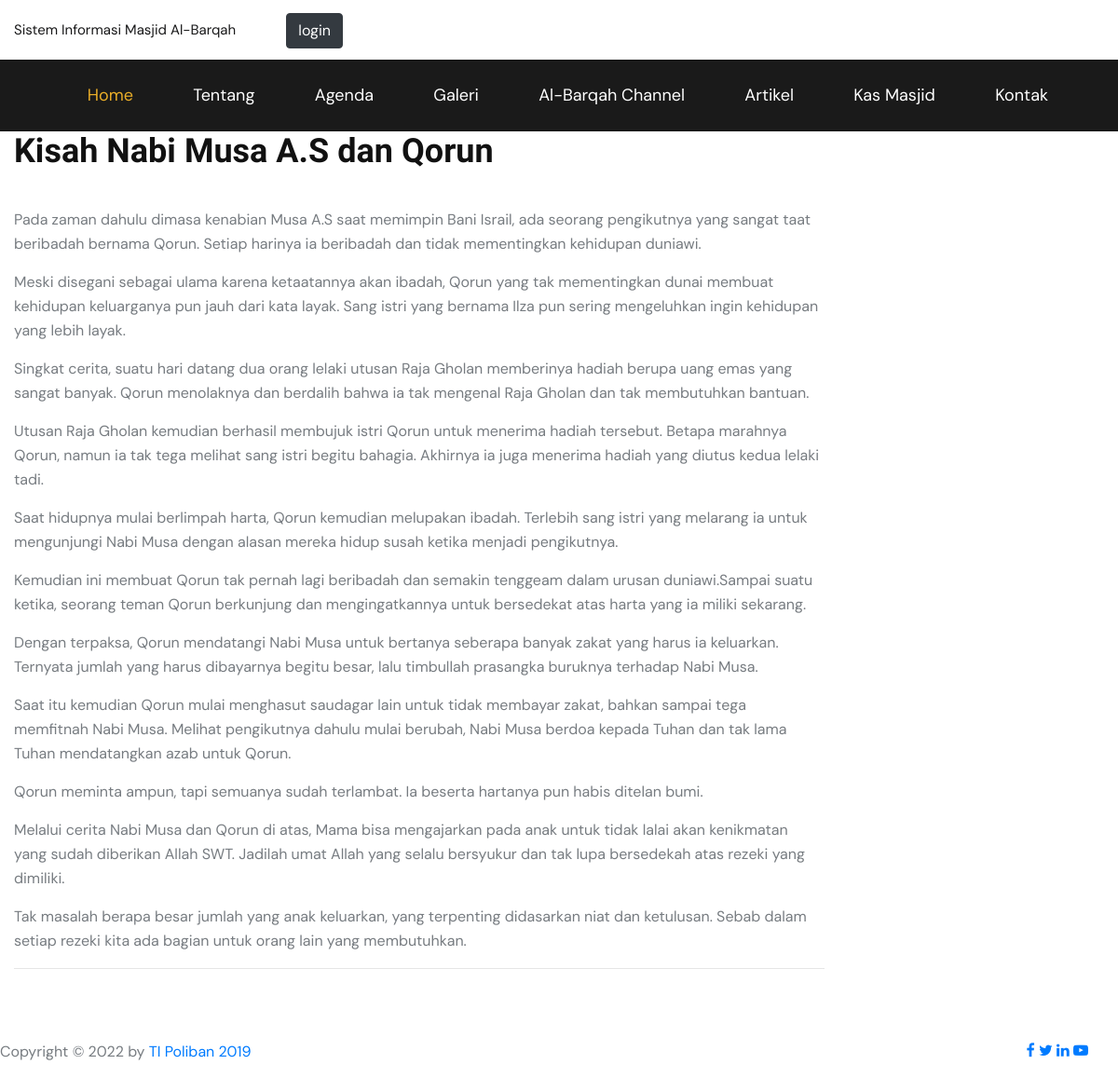
/home/detail_berita/kisah-nabi-musa-as-dan-qorun, run on the app's committed database.
### tables this page shows
CREATE TABLE `berita` (
  `id_berita` int(11) NOT NULL,
  `jdl_berita` varchar(255) DEFAULT NULL,
  `slug_berita` varchar(255) DEFAULT NULL,
  `isi_berita` text DEFAULT NULL,
  `gambar_berita` varchar(30) DEFAULT NULL,
  `tgl_berita` date NOT NULL,
  `id_user` int(11) DEFAULT NULL
);

### application/views/layout/v_content.php (called while the page is built)
<?php
if ($isi) {
	$this->load->view($isi);
}

### application/views/layout/v_wrapper.php (called while the page is built)
<?php
require_once('v_head.php');
require_once('v_nav.php');
require_once('v_content.php');
require_once('v_footer.php');

### application/controllers/Home.php (called while the page is built, shortened)
<?php
class Home extends CI_Controller {
	public function __construct()
	{
		$this->load->model('m_home');
		$this->load->model('m_galeri');
	}
	 public function detail_berita($slug_berita)
	{
		$data = array(
			'title' => 'Detail Berita',
			'latest_berita'=>$this->m_home->latest_berita(),
			'berita' => $this->m_home->detail_berita($slug_berita),
			'isi'=> 'v_berita_detail'
			);
		$this->load->view('layout/v_wrapper', $data, FALSE);
	}
}

### index.php (called while the page is built, shortened)
<?php
require_once BASEPATH.'core/CodeIgniter.php';

### application/models/M_home.php (called while the page is built, shortened)
<?php
class M_home extends CI_Model {
    public function detail_berita($slug_berita)
    {
        $this->db->select('*');
        $this->db->from('berita');
        $this->db->join('user', 'user.id_user = berita.id_user', 'left');
        $this->db->where('slug_berita', $slug_berita);
        return $this->db->get()->row();
    }
    public function latest_berita()
    {
        $this->db->select('*');
        $this->db->from('berita');
        $this->db->join('user', 'user.id_user = berita.id_user', 'left');
        $this->db->order_by('id_berita', 'desc');
        $this->db->limit(3);
        return $this->db->get()->result();
    }
}

### application/views/v_berita_detail.php (the view, shortened to what this page needs)
<section class="padding ptb-xs-40">
  <div class="container">
    <div class="row">
      <div class="col-lg-9 blog-post-hr post-section">
        <div class="blog-post mb-30">
          <div class="post-header">
            <h2><?= $berita->jdl_berita ?></h2>
          </div>
          <div class="post-media"> <img src="<?= base_url('gambar/'.$berita->gambar_berita ) ?>" alt=""></div>
          <div class="post-entry">
            <p><?= $berita->isi_berita ?></p>
          </div>
        </div>
        <hr />
      </div>
    </div>
  </div>
</section>

### template/front-end/css/style.css (style rules this page uses)
html, body { height: 100%; font-family: "DM Sans", sans-serif; -webkit-font-smoothing: antialiased; }
h1, h2, h3, h4, h5, h6 { margin: 0; color: #111111; font-weight: 600; font-family: "Barlow Condensed", sans-serif; }
h2 { font-size: 36px; }
p { font-size: 16px; font-family: "DM Sans", sans-serif; color: #777C81; font-weight: 400; line-height: 26px; margin: 0 0 15px 0; }
@media only screen and (min-width: 1200px) { .container { max-width: 1200px; } }

### data on the page
berita: jdl_berita "Kisah Nabi Musa A.S dan Qorun", isi_berita "Pada zaman dahulu dimasa kenabian Musa A.S saat memimpin Bani Israil, ada seorang pengikutnya yang sangat taat beribadah bernama Qorun. Setiap harinya ia beribadah dan tidak mementingkan kehidupan duniawi. Meski disegani sebagai ulama karena ketaatannya akan ibadah, Qorun yang tak mementingkan dunai membuat kehidupan keluarganya pun jauh dari kata layak. Sang istri yang bernama Ilza pun sering mengeluhkan ingin kehidupan yang lebih layak. Singkat cerita, suatu hari datang dua orang lelaki utusan Raja Gholan memberinya hadiah berupa uang emas yang sangat banyak. Qorun menolaknya dan berdalih bahwa ia tak mengenal Raja Gholan dan tak membutuhkan bantuan. Utusan Raja Gholan kemudian berhasil…"
